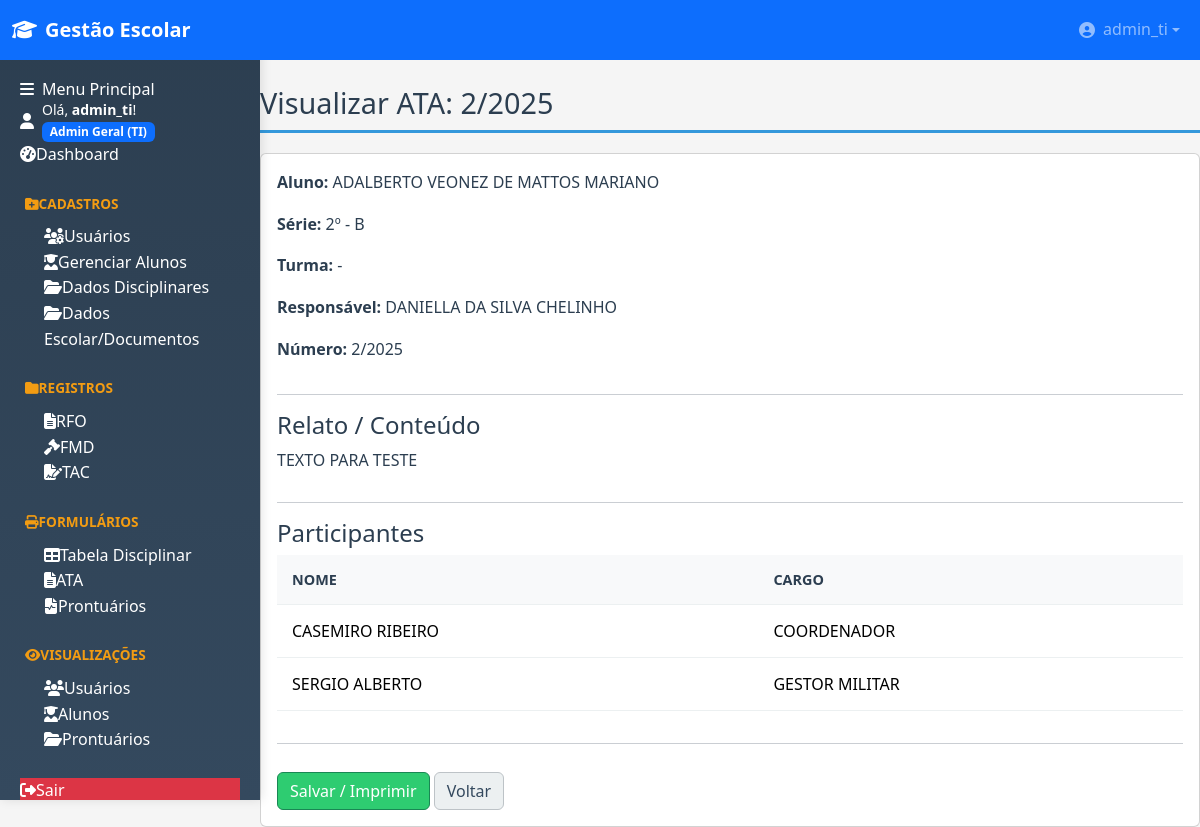
The app's page /formularios/atas/5 (signed in) with its own data.
### tables this page shows
CREATE TABLE usuarios (
                id INTEGER PRIMARY KEY AUTOINCREMENT,
                username TEXT NOT NULL UNIQUE,
                password TEXT NOT NULL,
                nivel INTEGER NOT NULL, -- 1: Admin Geral (TI), 2: Admin Secundário, 3: Usuário
                data_criacao TEXT DEFAULT CURRENT_TIMESTAMP
            , cargo TEXT DEFAULT '');

CREATE TABLE atas (
        id INTEGER PRIMARY KEY AUTOINCREMENT,
        aluno_id INTEGER,
        aluno_nome TEXT,
        serie_turma TEXT,
        numero INTEGER,
        ano INTEGER,
        conteudo TEXT,
        created_at TEXT,
        updated_at TEXT,
        created_by INTEGER, participants_json TEXT DEFAULT "",
        UNIQUE(numero, ano)
    );

CREATE TABLE alunos (
                id INTEGER PRIMARY KEY AUTOINCREMENT,
                matricula TEXT NOT NULL UNIQUE,
                nome TEXT NOT NULL,
                serie TEXT,
                turma TEXT,
                turno TEXT,
                pai TEXT,
                mae TEXT,
                responsavel TEXT,
                email TEXT,
                rua TEXT,
                numero TEXT,
                complemento TEXT,
                bairro TEXT,
                cidade TEXT,
                estado TEXT,
                data_cadastro TEXT NOT NULL DEFAULT (datetime('now','localtime')), -- AGORA COM VALOR PADRÃO
                usuario_cadastro_id INTEGER,
                telefone TEXT, photo TEXT, -- A coluna telefone está aqui para compatibilidade com o código existente
                FOREIGN KEY (usuario_cadastro_id) REFERENCES usuarios(id)
            );

### blueprints/formularios_ata.py (the view, shortened to what this page needs)
@formularios_ata_bp.route('/<int:ata_id>', methods=['GET'])
@admin_secundario_required
def view_ata(ata_id):
    db = get_db()
    ata_row = db.execute("SELECT * FROM atas WHERE id = ?", (ata_id,)).fetchone()
    if not ata_row:
        flash('ATA não encontrada.', 'danger')
        return redirect(url_for('formularios_ata_bp.list_atas'))
    ata = dict(ata_row)
    participants = []
    try:
        if "participants_json" in ata and isinstance(ata.get("participants_json"), str) and ata.get("participants_json").strip():
            import json
            try:
                participants = json.loads(ata.get("participants_json"))
                if not isinstance(participants, list):
                    participants = []
            except Exception:
                participants = []
    except Exception:
        participants = []
    try:
        aluno_id = ata.get("aluno_id") or ata.get("aluno")
        aluno_info = detect_alunos(db)
        if aluno_info and aluno_id:
            try:
                ar = db.execute(f"SELECT * FROM {aluno_info['table']} WHERE {aluno_info['id_col']} = ?", (aluno_id,)).fetchone()
                if ar:
                    aluno = dict(ar)
                    if not ata.get("aluno_nome"):
                        ata["aluno_nome"] = aluno.get(aluno_info['name_col']) or ata.get("aluno_nome")
                    if not ata.get("responsavel"):
                        for k in ("responsavel", "responsavel_nome", "nome_responsavel"):
                            if k in aluno and aluno.get(k):
                                ata["responsavel"] = aluno.get(k)
                                break
            except Exception:
                pass
    except Exception:
        pass
    return render_template('formularios/ata_view.html', ata=ata, participants=participants)

### templates/formularios/ata_view.html (shortened to what this page needs)
﻿{% extends 'base.html' %}
{% block content %}
<h2>Visualizar ATA: {{ ata.numero }}/{{ ata.ano }}</h2>
<div class="card card-body">
  <div class="row">
    <div class="col-md-8">
      <p><strong>Aluno:</strong> {{ ata.aluno_nome or '-' }}</p>
      <p><strong>Série:</strong> {{ (ata.serie_turma.split(' / ')[0] if ata.serie_turma and ' / ' in ata.serie_turma else (ata.serie_turma or '-')) }}</p>
      <p><strong>Turma:</strong> {% if ata.serie_turma and ' / ' in ata.serie_turma %}{{ ata.serie_turma.split(' / ')[1] }}{% else %}{{ '-' }}{% endif %}</p>
      <p><strong>Responsável:</strong> {{ ata.responsavel or '-' }}</p>
      <p><strong>Número:</strong> {{ ata.numero }}/{{ ata.ano }}</p>
    </div>
  </div>
  <hr />
  <h4>Relato / Conteúdo</h4>
  <div style="white-space:pre-wrap; margin-bottom: 12px;">{{ (ata.conteudo or '') | e | replace('\n', '<br>') | safe }}</div>
  <hr />
  <h4>Participantes</h4>
  {% if participants is defined and participants and participants|length > 0 %}
    <table class="table table-sm">
      <thead>
        <tr><th>Nome</th><th>Cargo</th></tr>
      </thead>
      <tbody>
        {% for p in participants %}
          <tr>
            <td>{{ p.get('name') or p.get('nome') or p.get('nome_participante') or '-' }}</td>
            <td>{{ p.get('role') or p.get('cargo') or p.get('position') or '-' }}</td>
          </tr>
        {% endfor %}
      </tbody>
    </table>
  {% endif %}
  <hr />
  <div style="margin-top:12px;">
    <a href="{{ url_for('visualizacoes_bp.ata_pdf', ata_id=ata.id) }}" target="_blank" class="btn btn-success">Salvar / Imprimir</a>
    <a href="{{ url_for('formularios_ata_bp.list_atas') }}" class="btn btn-secondary">Voltar</a>
  </div>
</div>
{% endblock %}

### templates/base.html (shortened to what this page needs)
﻿<!DOCTYPE html>
<html lang="pt-br">
<head>
    <link href="https://cdn.jsdelivr.net/npm/bootstrap@5.3.2/dist/css/bootstrap.min.css" rel="stylesheet">
    <link rel="stylesheet" href="https://cdnjs.cloudflare.com/ajax/libs/font-awesome/6.4.0/css/all.min.css">
    <link rel="stylesheet" href="{{ url_for('static', filename='style.css') }}?v={{ range(1, 10000) | random }}">
</head>
<body>
    {% if not request.args.get('iframe') %}
    <nav class="navbar navbar-expand-lg navbar-dark fixed-top bg-primary">
        <div class="container-fluid">
            <a class="navbar-brand d-flex align-items-center" href="{{ url_for('dashboard') }}">
                <i class="fas fa-graduation-cap me-2"></i>
                <span class="fw-bold">Gestão Escolar</span>
            </a>
            {% if session.get('logged_in') %}
            <div class="navbar-nav ms-auto">
                <div class="nav-item dropdown">
                    <a class="nav-link dropdown-toggle d-flex align-items-center" href="#" role="button" data-bs-toggle="dropdown">
                        <i class="fas fa-user-circle me-2"></i>
                        <span>{{ session.get('username') }}</span>
                    </a>
                </div>
            </div>
            {% endif %}
        </div>
    </nav>
    {% endif %}
    {% if not request.args.get('iframe') %}
    <div class="sidebar" id="sidebar">
        <div class="sidebar-header">
            <h6 class="mb-0"><i class="fas fa-bars me-2"></i>Menu Principal</h6>
        </div>
        <div class="sidebar-body p-0">
            {% if session.get('logged_in') %}
                <div class="user-greeting">
                    <div class="d-flex align-items-center">
                        <i class="fas fa-user me-2"></i>
                        <div>
                            <small>Olá, <span class="username fw-bold">{{ session.get('username') }}</span>!</small><br>
                            <span class="badge bg-primary">{{ session.get('nivel_nome') }}</span>
                        </div>
                    </div>
                </div>
                <div class="menu-section">
                    <a href="{{ url_for('dashboard') }}" class="nav-link {% if request.endpoint == 'dashboard' %}active{% endif %}">
                        <i class="fas fa-tachometer-alt"></i><span>Dashboard</span>
                    </a>
                </div>
                {% if session.get('nivel') in [1, 2] %}
                <div class="menu-section">
                    <div class="nav-link menu-title"><i class="fas fa-folder-plus"></i><span>Cadastros</span></div>
                    {% if session.get('nivel') == 1 %}
                    <a href="{{ url_for('auth_bp.gerenciar_usuarios') }}" class="nav-link ps-4">
                        <i class="fas fa-users-cog"></i><span>Usuários</span>
                    </a>
                    {% endif %}
                    <a href="{{ url_for('alunos_bp.gerenciar_alunos') }}" class="nav-link ps-4 {% if request.endpoint == 'alunos_bp.gerenciar_alunos' %}active{% endif %}">
                        <i class="fas fa-user-graduate"></i><span>Gerenciar Alunos</span>
                    </a>
                    <a href="{{ url_for('cadastros_bp.dados_disciplinares') }}" class="nav-link ps-4 ">
                        <i class="fas fa-folder-open"></i><span>Dados Disciplinares</span>
                    </a>
                    <a href="{{ url_for('cadastros_bp.dados_documentos') }}" class="nav-link ps-4 ">
                        <i class="fas fa-folder-open"></i><span>Dados Escolar/Documentos</span>
                    </a>
                </div>
                {% endif %}
                <div class="menu-section">
                    <div class="nav-link menu-title"><i class="fas fa-folder"></i><span>Registros</span></div>
                    <a href="{{ url_for('cadastros_bp.registros_rfo') }}" class="nav-link ps-4 ">
                        <i class="fas fa-file-alt"></i><span>RFO</span>
                    </a>
                    <a href="{{ url_for('cadastros_bp.registros_fmd') }}" class="nav-link ps-4 {% if request.endpoint in ['cadastros_bp.registros_fmd','disciplinar_bp.registrar_fmd','visualizacoes_bp.listar_fmds'] %}active{% endif %}">
                        <i class="fas fa-gavel"></i><span>FMD</span>
                    </a>
                    <a href="{{ url_for('cadastros_bp.registros_tac') }}" class="nav-link ps-4 {% if request.endpoint in ['cadastros_bp.registros_tac','formularios_bp.novo_tac','formularios_bp.listar_tacs'] %}active{% endif %}">
                        <i class="fas fa-file-signature"></i><span>TAC</span>
                    </a>
                </div>
                {% if session.get('nivel') in [1, 2] %}
                <div class="menu-section">
                    <div class="nav-link menu-title"><i class="fas fa-print"></i><span>Formulários</span></div>
                    <a href="{{ url_for('formularios_bp.tabela_disciplinar') }}" class="nav-link ps-4">
            <a href="{{ url_for('formularios_bp.tabela_disciplinar') }}" class="nav-link ps-4">
                <i class="fas fa-table"></i><span>Tabela Disciplinar</span>
            </a>
            <a href="{{ url_for('formularios_ata_bp.list_atas') }}" class="nav-link ps-4">
                <i class="fas fa-file-alt"></i><span>ATA</span>
            </a>
                    <a href="{{ url_for('formularios_prontuario.listar_prontuarios') }}" class="nav-link ps-4">
                        <i class="fas fa-file-medical-alt"></i><span>Prontuários</span>
                    </a>
                </div>
                {% endif %}
                <div class="menu-section">
                    <div class="nav-link menu-title"><i class="fas fa-eye"></i><span>Visualizações</span></div>
                    {% if session.get('nivel') in [1, 2] %}
                    <a href="{{ url_for('visualizacoes_bp.listar_usuarios') }}" class="nav-link ps-4">
                        <i class="fas fa-users"></i><span>Usuários</span>
                    </a>
                    {% endif %}
                    <a href="{{ url_for('visualizacoes_bp.listar_alunos') }}" class="nav-link ps-4">
                        <i class="fas fa-user-graduate"></i><span>Alunos</span>
                    </a>
                    {% if session.get('nivel') in [1, 2] %}
                    <a href="{{ url_for('formularios_prontuario.listar_prontuarios') }}" class="nav-link ps-4">
                        <i class="fas fa-folder-open"></i><span>Prontuários</span>
                    </a>
                    {% endif %}
                </div>
                <div class="menu-section mt-auto">
                    <a href="{{ url_for('auth_bp.logout') }}" class="nav-link bg-danger">
                        <i class="fas fa-sign-out-alt"></i><span>Sair</span>
                    </a>
                </div>
            {% endif %}
        </div>
    </div>
    {% endif %}
    <main class="main-content">
        {% block content %}{% endblock %}
    </main>
</body>
</html>

### records on screen
usuarios: get "admin_ti"
atas: ano "2025", aluno_nome "ADALBERTO VEONEZ DE MATTOS MARIANO", serie_turma "2º - B", conteudo "TEXTO PARA TESTE"
alunos: responsavel "DANIELLA DA SILVA CHELINHO"

### other values on screen
{{ session.get('nivel_nome') }} "Admin Geral (TI)"
{{ ata.numero }} "2"
{{ '-' }} "-"
{{ p.get('name') or p.get('nome') or p.get('nome_participante') or '-' }} "CASEMIRO RIBEIRO" "SERGIO ALBERTO"
{{ p.get('role') or p.get('cargo') or p.get('position') or '-' }} "COORDENADOR" "GESTOR MILITAR"
